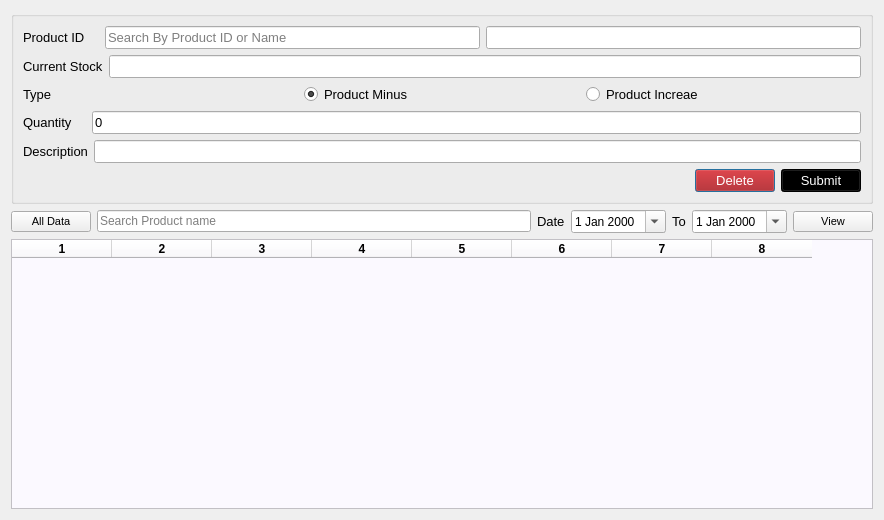
<?xml version="1.0" encoding="UTF-8"?>
<ui version="4.0">
 <class>Dialog</class>
 <widget class="QDialog" name="Dialog">
  <property name="windowModality">
   <enum>Qt::ApplicationModal</enum>
  </property>
  <property name="geometry">
   <rect>
    <x>0</x>
    <y>0</y>
    <width>884</width>
    <height>520</height>
   </rect>
  </property>
  <property name="windowTitle">
   <string>Dialog</string>
  </property>
  <layout class="QGridLayout" name="gridLayout_4">
   <item row="0" column="0">
    <widget class="QGroupBox" name="groupBox">
     <property name="title">
      <string/>
     </property>
     <layout class="QGridLayout" name="gridLayout_2">
      <item row="0" column="0">
       <layout class="QGridLayout" name="gridLayout">
        <item row="0" column="0" colspan="2">
         <layout class="QHBoxLayout" name="horizontalLayout_4">
          <item>
           <widget class="QLabel" name="label_4">
            <property name="font">
             <font>
              <pointsize>10</pointsize>
             </font>
            </property>
            <property name="text">
             <string>Product ID    </string>
            </property>
           </widget>
          </item>
          <item>
           <widget class="QLineEdit" name="searchv">
            <property name="font">
             <font>
              <pointsize>10</pointsize>
             </font>
            </property>
            <property name="placeholderText">
             <string>Search By Product ID or Name</string>
            </property>
           </widget>
          </item>
          <item>
           <widget class="QLineEdit" name="name">
            <property name="font">
             <font>
              <pointsize>10</pointsize>
             </font>
            </property>
            <property name="readOnly">
             <bool>true</bool>
            </property>
           </widget>
          </item>
         </layout>
        </item>
        <item row="1" column="0" colspan="2">
         <layout class="QHBoxLayout" name="horizontalLayout_5">
          <item>
           <widget class="QLabel" name="label_5">
            <property name="font">
             <font>
              <pointsize>10</pointsize>
             </font>
            </property>
            <property name="text">
             <string>Current Stock</string>
            </property>
           </widget>
          </item>
          <item>
           <widget class="QLineEdit" name="stock">
            <property name="font">
             <font>
              <pointsize>10</pointsize>
             </font>
            </property>
            <property name="text">
             <string/>
            </property>
            <property name="readOnly">
             <bool>true</bool>
            </property>
           </widget>
          </item>
         </layout>
        </item>
        <item row="2" column="0" colspan="2">
         <layout class="QHBoxLayout" name="horizontalLayout_3">
          <item>
           <widget class="QLabel" name="label_3">
            <property name="font">
             <font>
              <pointsize>10</pointsize>
             </font>
            </property>
            <property name="text">
             <string>Type</string>
            </property>
           </widget>
          </item>
          <item>
           <widget class="QRadioButton" name="minus">
            <property name="font">
             <font>
              <pointsize>10</pointsize>
             </font>
            </property>
            <property name="text">
             <string>Product Minus</string>
            </property>
            <property name="checked">
             <bool>true</bool>
            </property>
           </widget>
          </item>
          <item>
           <widget class="QRadioButton" name="plus">
            <property name="font">
             <font>
              <pointsize>10</pointsize>
             </font>
            </property>
            <property name="text">
             <string>Product Increae</string>
            </property>
           </widget>
          </item>
         </layout>
        </item>
        <item row="3" column="0" colspan="2">
         <layout class="QHBoxLayout" name="horizontalLayout">
          <item>
           <widget class="QLabel" name="label">
            <property name="font">
             <font>
              <pointsize>10</pointsize>
             </font>
            </property>
            <property name="text">
             <string>Quantity    </string>
            </property>
           </widget>
          </item>
          <item>
           <widget class="QLineEdit" name="qtn">
            <property name="font">
             <font>
              <pointsize>10</pointsize>
             </font>
            </property>
            <property name="text">
             <string>0</string>
            </property>
           </widget>
          </item>
         </layout>
        </item>
        <item row="4" column="0" colspan="2">
         <layout class="QHBoxLayout" name="horizontalLayout_2">
          <item>
           <widget class="QLabel" name="label_2">
            <property name="font">
             <font>
              <pointsize>10</pointsize>
             </font>
            </property>
            <property name="text">
             <string>Description</string>
            </property>
           </widget>
          </item>
          <item>
           <widget class="QLineEdit" name="des">
            <property name="font">
             <font>
              <pointsize>10</pointsize>
             </font>
            </property>
           </widget>
          </item>
         </layout>
        </item>
        <item row="5" column="0">
         <spacer name="horizontalSpacer">
          <property name="orientation">
           <enum>Qt::Horizontal</enum>
          </property>
          <property name="sizeHint" stdset="0">
           <size>
            <width>40</width>
            <height>20</height>
           </size>
          </property>
         </spacer>
        </item>
        <item row="5" column="1">
         <layout class="QHBoxLayout" name="horizontalLayout_6">
          <item>
           <widget class="QPushButton" name="deleteb">
            <property name="font">
             <font>
              <pointsize>10</pointsize>
             </font>
            </property>
            <property name="styleSheet">
             <string notr="true">background-color: rgb(170, 0, 0);
color: rgb(255, 255, 255);</string>
            </property>
            <property name="text">
             <string>Delete</string>
            </property>
           </widget>
          </item>
          <item>
           <widget class="QPushButton" name="addb">
            <property name="font">
             <font>
              <pointsize>10</pointsize>
             </font>
            </property>
            <property name="styleSheet">
             <string notr="true">background-color: rgb(0, 0, 0);
color: rgb(255, 255, 255);</string>
            </property>
            <property name="text">
             <string>Submit</string>
            </property>
           </widget>
          </item>
         </layout>
        </item>
       </layout>
      </item>
     </layout>
    </widget>
   </item>
   <item row="1" column="0">
    <layout class="QGridLayout" name="gridLayout_3">
     <item row="0" column="0">
      <layout class="QHBoxLayout" name="horizontalLayout_14">
       <item>
        <widget class="QPushButton" name="allb">
         <property name="font">
          <font>
           <pointsize>8</pointsize>
          </font>
         </property>
         <property name="text">
          <string>All Data</string>
         </property>
        </widget>
       </item>
       <item>
        <widget class="QLineEdit" name="searchv_2">
         <property name="font">
          <font>
           <pointsize>9</pointsize>
          </font>
         </property>
         <property name="placeholderText">
          <string>Search Product name </string>
         </property>
        </widget>
       </item>
       <item>
        <widget class="QLabel" name="label_6">
         <property name="font">
          <font>
           <pointsize>10</pointsize>
          </font>
         </property>
         <property name="text">
          <string>Date</string>
         </property>
        </widget>
       </item>
       <item>
        <widget class="QDateEdit" name="fromd">
         <property name="font">
          <font>
           <pointsize>9</pointsize>
          </font>
         </property>
         <property name="calendarPopup">
          <bool>true</bool>
         </property>
        </widget>
       </item>
       <item>
        <widget class="QLabel" name="label_15">
         <property name="font">
          <font>
           <pointsize>10</pointsize>
          </font>
         </property>
         <property name="text">
          <string>To</string>
         </property>
        </widget>
       </item>
       <item>
        <widget class="QDateEdit" name="tod">
         <property name="font">
          <font>
           <pointsize>9</pointsize>
          </font>
         </property>
         <property name="calendarPopup">
          <bool>true</bool>
         </property>
        </widget>
       </item>
       <item>
        <widget class="QPushButton" name="viewb">
         <property name="font">
          <font>
           <pointsize>8</pointsize>
          </font>
         </property>
         <property name="text">
          <string>View</string>
         </property>
        </widget>
       </item>
      </layout>
     </item>
     <item row="1" column="0">
      <widget class="QTableWidget" name="tableWidget">
       <property name="font">
        <font>
         <weight>75</weight>
         <bold>true</bold>
        </font>
       </property>
       <property name="styleSheet">
        <string notr="true">background-color: rgb(251, 249, 255);
</string>
       </property>
       <property name="columnCount">
        <number>8</number>
       </property>
       <column/>
       <column/>
       <column/>
       <column/>
       <column/>
       <column/>
       <column/>
       <column/>
      </widget>
     </item>
    </layout>
   </item>
  </layout>
 </widget>
 <resources/>
 <connections/>
</ui>
